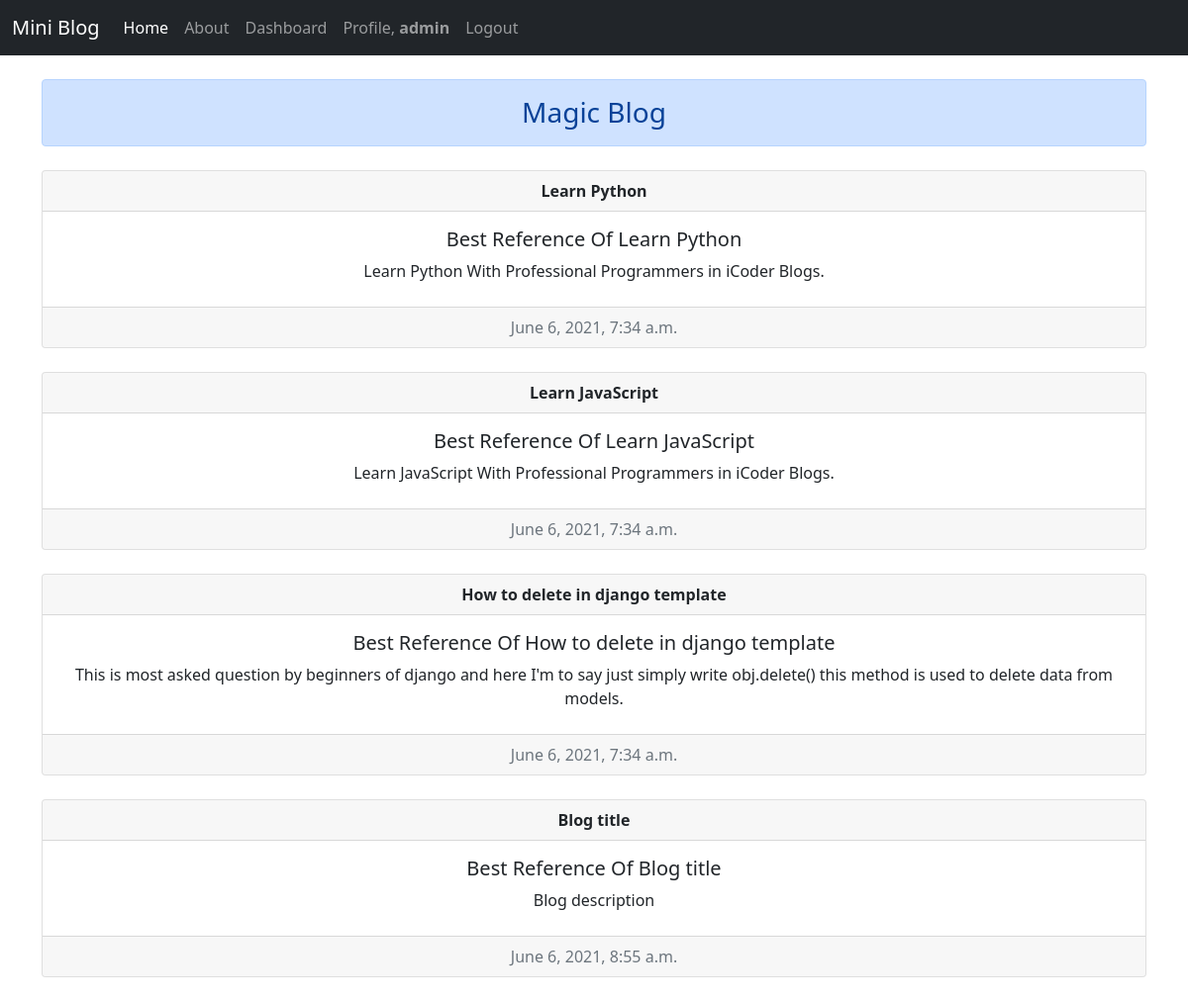
The app's page / (signed in) with its own data.
### myapp/models.py (models this page shows)
class Blog(models.Model):
  author = models.CharField(max_length=50)
  title = models.CharField(max_length=100)
  desc = models.CharField(max_length=200)
  date = models.DateTimeField(auto_now_add=True)

### myapp/views.py (the view)
# urls.py: path('', views.user_Home, name='home'),
def user_Home(request):
  pi = Blog.objects.all()
  return render(request, 'home.html', {'users': pi})

### templates/home.html (shortened to what this page needs)
{% extends 'base.html' %}
{% block body %}
 <div class="container">
  <h3 class='my-4 text-center alert alert-primary'>Magic Blog</h3>
  {% if users %}
   {% for user in users %}
    <div class="card text-center">
      <div class="card-header">
        <strong>{{user.title}}</strong>
      </div>
      <div class="card-body">
        <h5 class="card-title">Best Reference Of {{user.title}}</h5>
        <p class="card-text">{{user.desc}}</p>
      </div>
      <div class="card-footer mt-2 text-muted">
        {{user.date}}
      </div>
    </div><br>
   {% endfor %}
  {% endif %}
</div>
{% endblock %}

### templates/navbar.html (shortened to what this page needs)
<nav class="navbar navbar-expand-lg navbar-dark bg-dark">
  <div class="container-fluid">
    <a class="navbar-brand text-center" href="/">Mini Blog</a>
    <div class="collapse navbar-collapse" id="navbarNavAltMarkup">
      <div class="navbar-nav">
        <a class="nav-link active" aria-current="page" href="{% url 'home' %}">Home</a>
        <a class="nav-link" href="{% url 'about' %}">About</a>
        {% if request.user.is_authenticated %}
          <a class="nav-link" href="{% url 'dashboard' %}">Dashboard</a>
          <a class="nav-link" href="{% url 'profile' %}">Profile, <strong>{{request.user.username}}</strong></a>
          <a class="nav-link" href="{% url 'logout' %}">Logout</a>
         {% else %}
          <a class="nav-link" href="{% url 'signup' %}">SignUp</a>
          <a class="nav-link" href="{% url 'login' %}">Login</a>
        {% endif %}
      </div>
    </div>
  </div>
</nav>

### static/style.css (style rules this page uses)
body { background-color: rbg(18, 17, 20); }

### records on screen
Blog: title "Learn Python", desc "Learn Python With Professional Programmers in iCoder Blogs.", date "June 6, 2021, 7:34 a.m."
Blog: title "Learn JavaScript", desc "Learn JavaScript With Professional Programmers in iCoder Blogs.", date "June 6, 2021, 7:34 a.m."
Blog: title "How to delete in django template", desc "This is most asked question by beginners of django and here I'm to say just simply write obj.delete() this method is used to delete data from models.", date "June 6, 2021, 7:34 a.m."
Blog: title "Blog title", desc "Blog description", date "June 6, 2021, 8:55 a.m."

### other values on screen
{{ request.user.username }} "admin"
